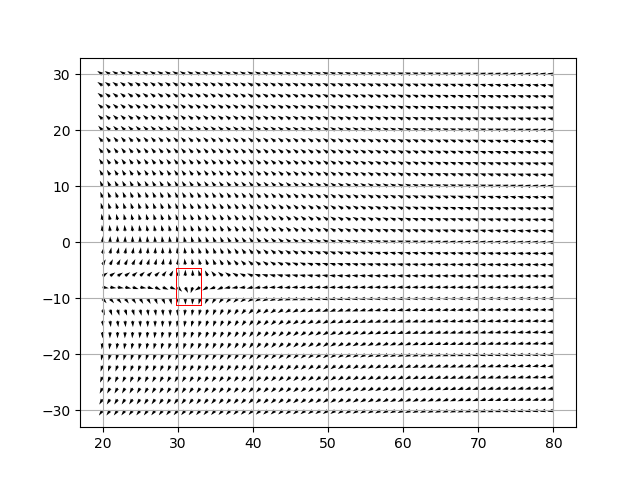
#> input picture lagrange templated img.png, 640 x 480 px, given in place of the camera
$ python hough_line_transform_camera.py
#> lines starting #> are read from the running program, lines starting #| are printed output that depends on the picture; after the words box and inside, x2 and y2 are one past the last pixel; in counts of white or black regions, pixels touching at a corner belong together
# -*- coding: utf-8 -*-
"""
Created on Sat Apr  3 14:46:30 2021

@author: gat06
"""


import cv2
import numpy as np
cap = cv2.VideoCapture(1)

while cap.isOpened():
    _, img = cap.read()
#> img is the input picture: shape (480, 640, 3); mean B, G, R 235.6, 235.6, 235.7
    img = cv2.flip(img, 1)
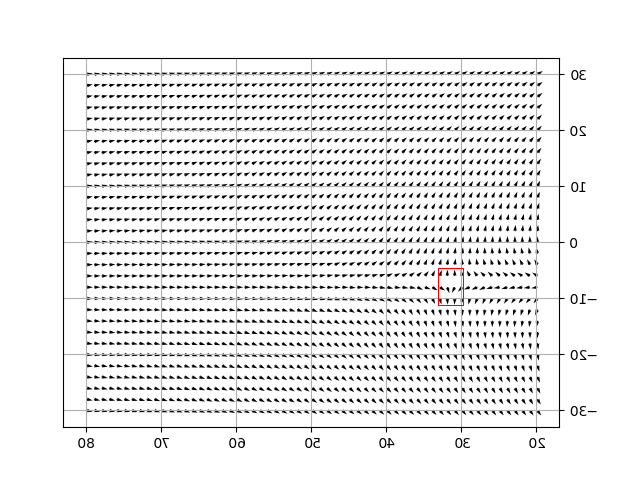
#> img: shape (480, 640, 3); mean B, G, R 235.6, 235.6, 235.7
    gray = cv2.cvtColor(img, cv2.COLOR_BGR2GRAY)
    gray = cv2.medianBlur(gray, 3)
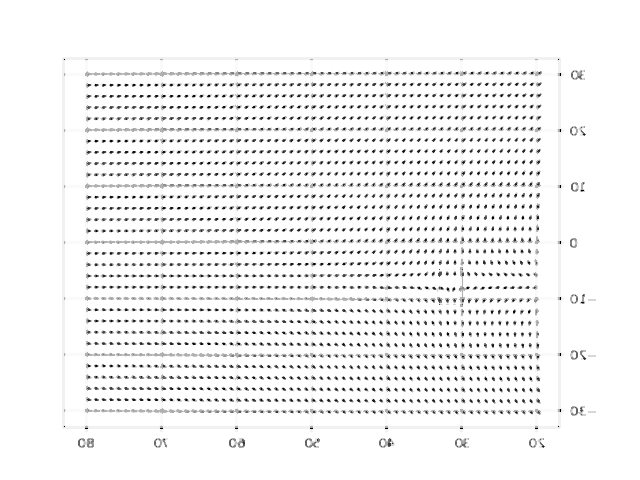
#> gray: shape (480, 640); min 0, max 255, mean 242.6
    edges = cv2.Canny(gray, 50, 150, apertureSize=3)
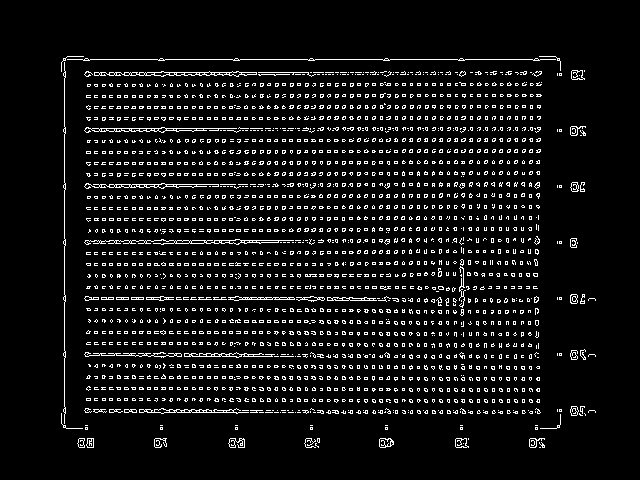
#> edges: shape (480, 640); 7.3% white in thin lines or dots, all inside (x1, y1, x2, y2) = (61, 56, 596, 448)
    cv2.imshow('edges', edges)
    lines = cv2.HoughLines(edges, 1, np.pi / 180, 200)
#> lines = 18 rows, first 8: [59, 1.57], [72, 1.57], [64, 0], [128, 1.57], [412, 1.57], [299, 1.57], [184, 1.57], [240, 1.57]
    #detected_circles = np.uint16(np.around(lines))

    cv2.imshow('img', img)
    if cv2.waitKey(1) & 0xFF == ord('q'):
#> (key q is pressed here)
        break

cap.release()
cv2.destroyAllWindows()
